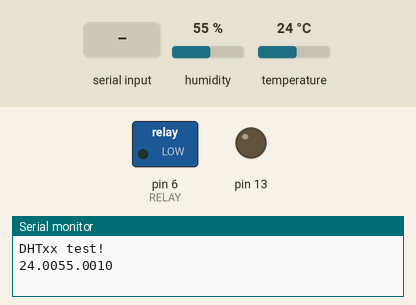
Simulated run of this sketch. Board: Arduino Uno, built with avr-gcc and run on an emulated ATmega328P. Parts: switched loads named in the sketch (green lamp = pin HIGH), output pins drawn as LEDs (lit = HIGH), the last lines printed to the serial monitor. Inputs (shaded band) come from the test bench; at power-on: humidity 55 %, temperature 24 °C.

Above: at 3.0 s.
3.1 s: "1,90\n" received over Serial
At 6.1 s:
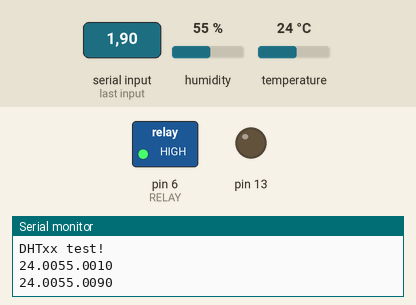
6.5 s: "90,45\n" received over Serial
At 8.6 s:
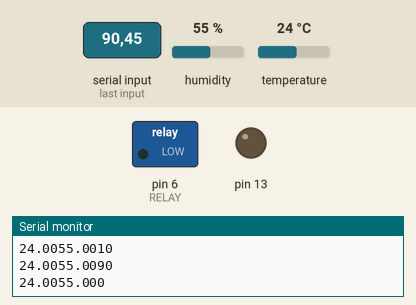
9.5 s: "1,90,45\n" received over Serial
At 12.3 s:
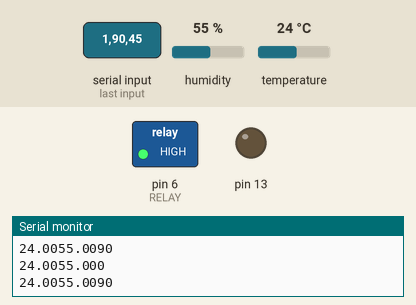
Timing chart, 0 to 13.8 s (numbered marks = the images above; inputs shaded):
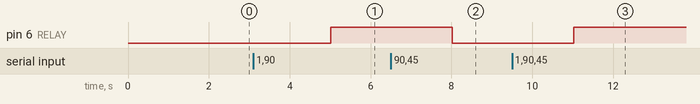

Measured:
- after the input at 3.1 s, pin 6 (RELAY): LOW → HIGH after 1.9 s
- after the input at 6.5 s, pin 6 (RELAY): HIGH → LOW after 1.5 s
- after the input at 9.5 s, pin 6 (RELAY): LOW → HIGH after 1.5 s

The sketch:

heating_arduino_dht_heater.ino
```cpp
 #include <Wire.h>
 //#include <PubSubClient.h>
 #include <SoftwareSerial.h>
 #include <DHT.h>

 #define DHTTYPE DHT22
 #define DHTPIN 7
 #define RELAY 6
 #define TX 2
 #define RX 3

 int state = 0;
 int setTemp = 10;
 String subscribe_data;
 String bus;


 unsigned long lastMsg = 0;

 DHT dht(DHTPIN, DHTTYPE);

 void setup() {
  Serial.begin(115200);
  Serial.println("DHTxx test!");
  pinMode(RELAY, OUTPUT);
  pinMode(13, OUTPUT);

  dht.begin(); //LCD 초기화
}

void loop() {
  delay(2000);

  float humi = dht.readHumidity();
  float temp = dht.readTemperature();

  if(Serial.available())
  {
    subscribe_data = Serial.readString();
    state = subscribe_data.substring(0,1).toInt();
    setTemp = subscribe_data.substring(2,4).toInt();
  }

  String strTemp = String(temp) + String(humi) + String(setTemp);

  if(isnan(humi) || isnan(temp)) {
    Serial.println("Failed to read from DHT sensor!");
    return;
  }
  //float hic = dht.computeHeatIndex(temp, humi, false);

  Serial.write((char*)strTemp.c_str());
  Serial.println("");

  if(state == 1){
    if(temp < setTemp) //히터 on
    {
      digitalWrite(RELAY,HIGH);
    }
    else //히터 off
    {
      digitalWrite(RELAY,LOW);
    }
  }
  else {
    digitalWrite(RELAY, LOW);
  }


}
```
